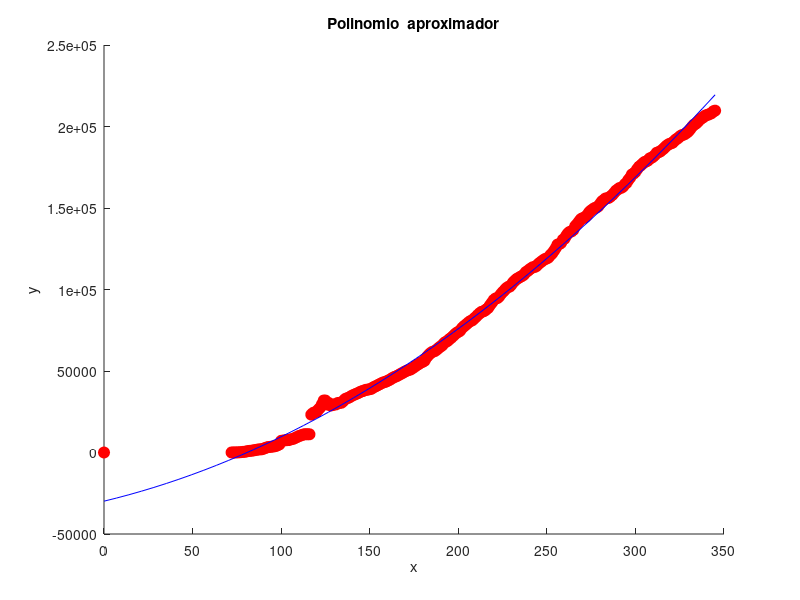

The MATLAB source for this figure:
data = dlmread('ecuacovidDep.csv');
x = data(:,2);
y = data(:,3);
p=polyfit(x,y,2)
hold on
plot(x,y,'ro','markersize',8,'markerfacecolor','r')
x=linspace(min(x),max(x) ,50);
y=polyval(p,x);
plot(x,y,'b')
xlabel('x')
ylabel('y')
title('Polinomio  aproximador')
hold  off